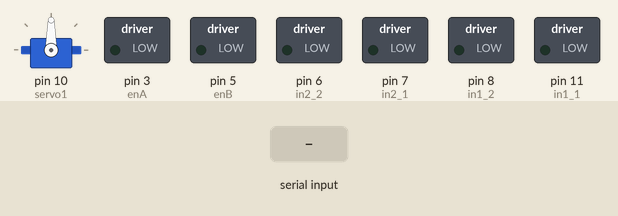
Recording of a sketch running on a simulated Arduino Uno, built with avr-gcc and run on an emulated ATmega328P. On the bench: servo, switched loads named in the sketch (green lamp = pin HIGH). The inputs (shaded band) are chosen by the test bench.

Above: at 1.2 s.
1.3 s: "1" received over Serial
At 2.5 s:
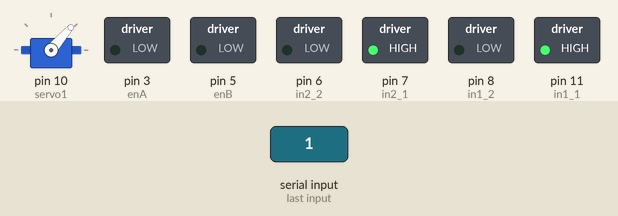
2.8 s: byte 210 (210) received over Serial
At 3.7 s:
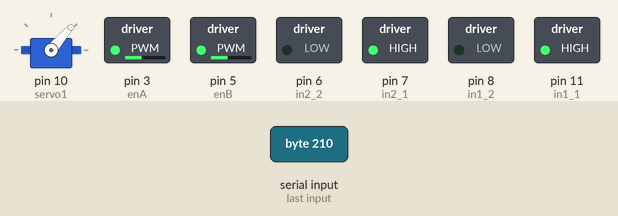
4.3 s: byte 200 (200) received over Serial
At 4.8 s:
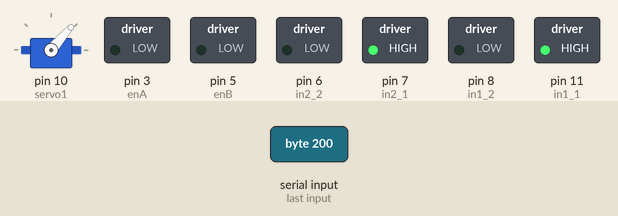
5.8 s: "0" received over Serial
At 7.1 s:
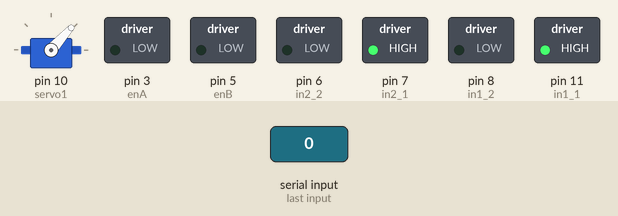
Timing chart, 0 to 8.3 s (numbered marks = the images above; inputs shaded):
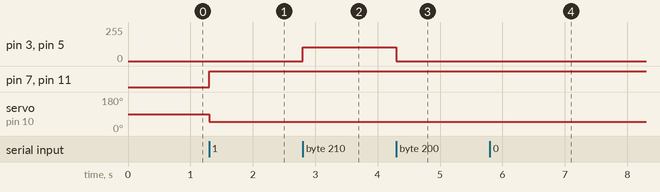

Measured:
- after the input at 1.3 s, pin 7 (in2_1), pin 11 (in1_1): LOW → HIGH at once; servo on pin 10 (servo1): 90° → 49° at once
- after the input at 2.8 s, pin 3 (enA), pin 5 (enB): 0/255 → 105/255 at once
- after the input at 4.3 s, pin 3 (enA), pin 5 (enB): 105/255 → 0/255 at once
- after the input at 5.8 s, servo on pin 10 (servo1): 49° → 48° at once

The sketch:

smc_cpp.ino
```cpp
#include <Servo.h>

//Motor 1
int enA = 3;
int in1_1 = 11;
int in1_2 = 8;

//Motor 2
int enB = 5;
int in2_1 = 7;
int in2_2 = 6;

//Servo
Servo servo1;

void setup() {

  Serial.begin(19200);

  pinMode(enA, OUTPUT);
  pinMode(enB, OUTPUT);
  pinMode(in1_1, OUTPUT);
  pinMode(in1_2, OUTPUT);
  pinMode(in2_1, OUTPUT);
  pinMode(in2_2, OUTPUT);

  servo1.attach(10);
  servo1.write(90);
  // middle 90
}

void loop() {

  while (!Serial.available()){}

  digitalWrite(in1_1, HIGH);
  digitalWrite(in1_2, LOW);
  digitalWrite(in2_1, HIGH);
  digitalWrite(in2_2, LOW);

  int serialMsg = Serial.read();
  if(serialMsg == 200){
     analogWrite(enA, 0);
     analogWrite(enB, 0);
     //delay(5000);
  }

  if(serialMsg == 210){
     analogWrite(enA, 105);
     analogWrite(enB, 105);
  }
  if(serialMsg >= 0 && serialMsg <= 180){
    servo1.write(serialMsg);
  }
}
```
